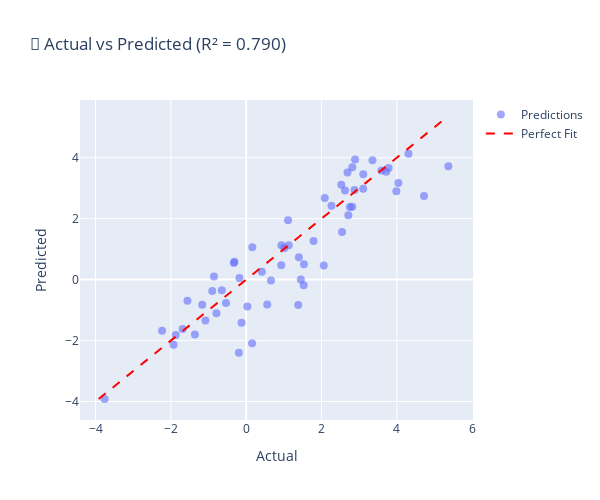

The notebook cell saved with this chart:
### Code cell
# Actual vs Predicted plot
fig = go.Figure()
fig.add_trace(go.Scatter(
    x=lr_results['y_test'], y=lr_results['predictions'],
    mode='markers', name='Predictions',
    marker=dict(opacity=0.6, size=8)
))

# Perfect prediction line
min_val = min(lr_results['y_test'].min(), lr_results['predictions'].min())
max_val = max(lr_results['y_test'].max(), lr_results['predictions'].max())
fig.add_trace(go.Scatter(
    x=[min_val, max_val], y=[min_val, max_val],
    mode='lines', name='Perfect Fit',
    line=dict(dash='dash', color='red', width=2)
))

fig.update_layout(
    title=f'🎯 Actual vs Predicted (R² = {lr_results["r2"]:.3f})',
    xaxis_title='Actual', yaxis_title='Predicted',
    width=600, height=500
)
fig

### Figure 1 — Plotly figure (JSON) as saved in the notebook; plotly's stock layout.template omitted (floating-point values rounded to 4 significant figures)
{"data": [{"marker": {"opacity": 0.6, "size": 8}, "mode": "markers", "name": "Predictions", "type": "scatter", "x": [0.4171, 3.592, 4.041, 2.545, -0.1216, -0.1939, -1.56, -1.869, 0.9316, 3.353, 1.527, 1.789, -1.929, 2.265, 1.399, -3.758, 2.817, -0.9008, 3.781, 2.891, -0.7899, 0.9361, 1.13, -0.1797, -0.5354, 3.107, 4.309, 2.713, 3.718, -1.361, 2.087, 3.109, 3.988, 1.112, -0.6462, -0.3122, 2.624, -1.083, 5.368, 0.1631, 0.1564, 0.6583, 2.526, 1.013, -2.233, -0.8547, 1.534, 0.03194, -1.167, 1.382, 2.754, 4.722, 1.451, -0.3273, 2.876, 2.69, 0.5586, -1.685, 2.061, 2.818], "y": [0.2545, 3.578, 3.168, 1.563, -1.419, -2.396, -0.6912, -1.821, 0.4701, 3.917, -0.1878, 1.268, -2.135, 2.425, 0.733, -3.917, 2.394, -0.3751, 3.662, 3.939, -1.1, 1.13, 1.129, 0.05105, -0.7649, 2.98, 4.128, 2.11, 3.542, -1.803, 2.675, 3.455, 2.895, 1.944, -0.3487, 0.5894, 2.923, -1.344, 3.718, 1.062, -2.087, -0.0306, 3.109, 1.039, -1.674, 0.1007, 0.5022, -0.8841, -0.8223, -0.8292, 2.385, 2.747, 0.005721, 0.5456, 2.938, 3.514, -0.8173, -1.621, 0.4663, 3.689]}, {"line": {"color": "red", "dash": "dash", "width": 2}, "mode": "lines", "name": "Perfect Fit", "type": "scatter", "x": [-3.917, 5.368], "y": [-3.917, 5.368]}], "layout": {"height": 500, "title": {"text": "🎯 Actual vs Predicted (R² = 0.790)"}, "width": 600, "xaxis": {"autorange": true, "range": [-4.413, 6.023], "title": {"text": "Actual"}, "type": "linear"}, "yaxis": {"autorange": true, "range": [-4.606, 5.893], "title": {"text": "Predicted"}, "type": "linear"}}}
